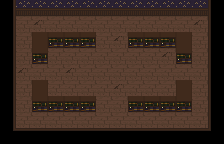

Rendered tile map (Tiled .tmx) drawn with the repository's tilesets; below, a short description and the map source with its tile grids summarised:
An orthogonal 14x9 tile map with 16x16 px tiles, 3 tile layers (background, walls, static_objects) and 34 objects.

<map version="1.0" orientation="orthogonal" renderorder="right-down" width="14" height="9" tilewidth="16" tileheight="16" nextobjectid="165">
 <tileset firstgid="1" name="tiles" tilewidth="16" tileheight="16" tilecount="18" columns="9">
  <image source="../textures/tiles.png" width="144" height="32" />
 </tileset>
 <layer name="background" width="14" height="9">
  <data>[126 cells, 84 non-empty, 2 distinct tile ids]</data>
 </layer>
 <layer name="walls" width="14" height="9">
  <data>[126 cells, 62 non-empty, 8 distinct tile ids]</data>
 </layer>
 <layer name="static_objects" width="14" height="9">
  <data>[126 cells, 0 non-empty, 0 distinct tile ids]</data>
 </layer>
 <objectgroup name="walls">
  <object id="113" x="40" y="32" width="48" height="16" />
  <object id="114" x="32" y="40" width="16" height="16" />
  <object id="115" x="136" y="32" width="48" height="16" />
  <object id="116" x="176" y="40" width="16" height="16" />
  <object id="117" x="32" y="88" width="16" height="16" />
  <object id="118" x="40" y="96" width="48" height="16" />
  <object id="119" x="136" y="96" width="48" height="16" />
  <object id="120" x="176" y="88" width="16" height="16" />
  <object id="121" x="32" y="32" width="16" height="16">
   <ellipse />
  </object>
  <object id="122" x="80" y="32" width="16" height="16">
   <ellipse />
  </object>
  <object id="123" x="32" y="48" width="16" height="16">
   <ellipse />
  </object>
  <object id="124" x="32" y="80" width="16" height="16">
   <ellipse />
  </object>
  <object id="125" x="32" y="96" width="16" height="16">
   <ellipse />
  </object>
  <object id="126" x="80" y="96" width="16" height="16">
   <ellipse />
  </object>
  <object id="127" x="128" y="96" width="16" height="16">
   <ellipse />
  </object>
  <object id="128" x="176" y="80" width="16" height="16">
   <ellipse />
  </object>
  <object id="129" x="176" y="96" width="16" height="16">
   <ellipse />
  </object>
  <object id="130" x="176" y="32" width="16" height="16">
   <ellipse />
  </object>
  <object id="131" x="176" y="48" width="16" height="16">
   <ellipse />
  </object>
  <object id="132" x="128" y="32" width="16" height="16">
   <ellipse />
  </object>
  <object id="134" x="0" y="0" width="16" height="144">
   <properties>
    <property name="lightTransparency" type="bool" value="false" />
   </properties>
  </object>
  <object id="138" x="16" y="128" width="208" height="16">
   <properties>
    <property name="lightTransparency" type="bool" value="false" />
   </properties>
  </object>
  <object id="139" x="208" y="0" width="16" height="128">
   <properties>
    <property name="lightTransparency" type="bool" value="false" />
   </properties>
  </object>
  <object id="140" x="16" y="0" width="192" height="16">
   <properties>
    <property name="lightTransparency" type="bool" value="true" />
   </properties>
  </object>
 </objectgroup>
 <objectgroup name="static_objects" />
 <objectgroup name="actors">
  <object id="141" x="16" y="64" width="16" height="16" />
 </objectgroup>
 <objectgroup name="enemies">
  <object id="142" x="192" y="64" width="16" height="16" />
 </objectgroup>
 <objectgroup name="shards">
  <object id="149" x="64" y="16" width="16" height="16" />
  <object id="155" x="144" y="64" width="16" height="16" />
  <object id="156" x="96" y="112" width="16" height="16" />
 </objectgroup>
 <objectgroup name="lights">
  <object id="157" x="32" y="96" width="16" height="16" />
  <object id="158" x="32" y="32" width="16" height="16" />
  <object id="162" x="96" y="64" width="16" height="16" />
  <object id="163" x="176" y="32" width="16" height="16" />
  <object id="164" x="176" y="96" width="16" height="16" />
 </objectgroup>
</map>
